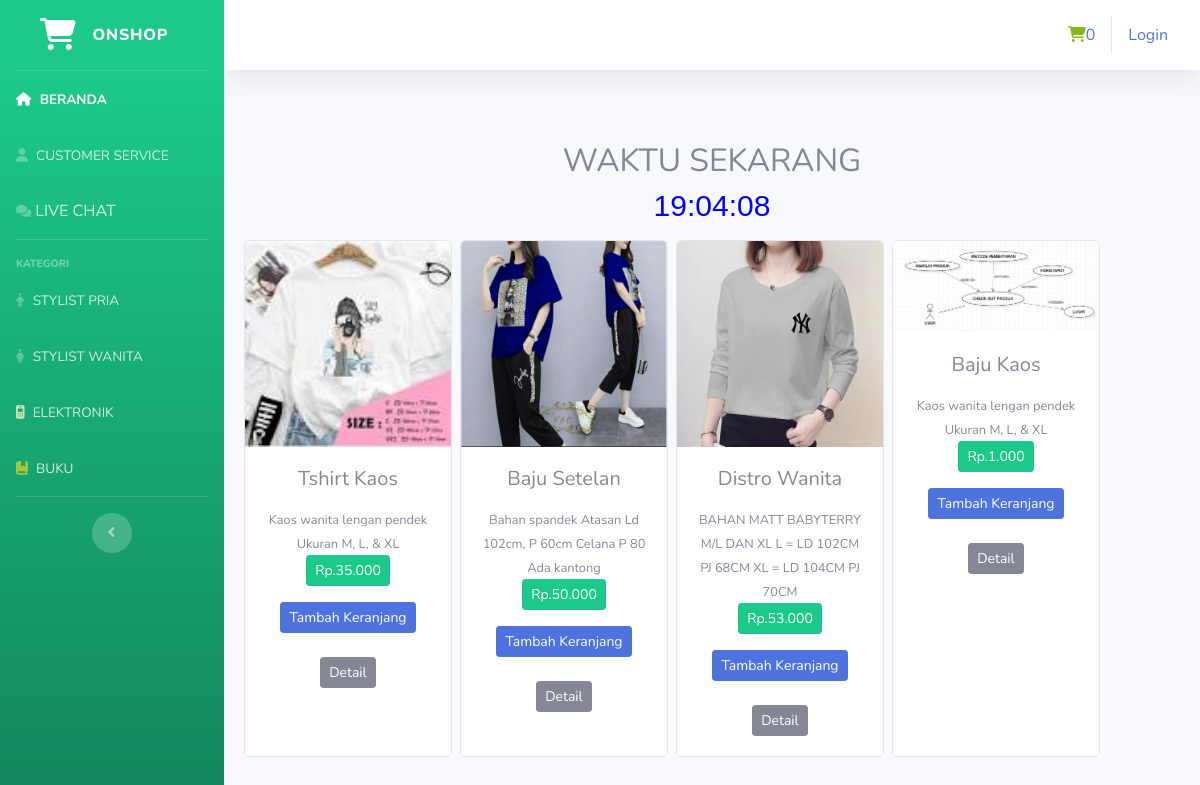
/index.php/kategori/stylish_wanita, run on the app's committed database.
### tables this page shows
CREATE TABLE `tb_barang` (
  `id_brg` int(11) NOT NULL,
  `nama_brg` varchar(120) NOT NULL,
  `spesifikasi_produk` varchar(4000) NOT NULL,
  `kategori` varchar(60) NOT NULL,
  `harga` int(11) NOT NULL,
  `stok` int(11) NOT NULL,
  `gambar` text NOT NULL
);

### application/controllers/kategori.php (called while the page is built, shortened)
<?php
class kategori extends CI_Controller
{
	public function stylish_wanita()
	{
		$data['stylish_wanita'] = $this->model_kategori->data_stylish_wanita()->result();
		$this->load->view('templates/header');
		$this->load->view('templates/sidebar');
		$this->load->view('stylish_wanita', $data);
		$this->load->view('templates/footer');
	}
}

### index.php (called while the page is built, shortened)
<?php
require_once BASEPATH.'core/CodeIgniter.php';

### application/models/model_kategori.php (called while the page is built, shortened)
<?php
class Model_kategori extends CI_Model
{
	public function data_stylish_wanita()
	{
		return $this->db->get_where("tb_barang", array('kategori' => 'STYLISH WANITA'));
	}
}

### application/views/stylish_wanita.php (the view, shortened to what this page needs)
<div class="container-fluid">
    <center>
        <br>
        <br>
        <h2>WAKTU SEKARANG</h2>
    </center>
    <center>
        <h2 style="font-size: 30px; font-family: arial; color: blue; " id="jam"></h2>
    </center>
    <div class="row text-center mt-3 mb-4">
        <?php foreach ($stylish_wanita as $brg) : ?>
            <div class="card ml-2 mb-4" style="width: 13em;">
                <img src="<?php echo base_url() . '/foto/' . $brg->gambar ?> " class="card-img-top" alt="">
                <div class="card-body">
                    <h5 class="card-title mb-3"><?php echo $brg->nama_brg ?></h5>
                    <small><?php echo $brg->spesifikasi_produk ?></small>
                    <br>
                    <span class="btn btn-sm btn-success mb-3">Rp.<?php echo number_format($brg->harga, 0, ',', '.') ?></span>
                    <br>
                    <?php echo anchor('dashboard/tambah_keranjang/' . $brg->id_brg, '<div class="btn btn-sm btn-primary">Tambah Keranjang</div>') ?>
                    <br>
                    <br>
                    <?php echo anchor('dashboard/detail/' . $brg->id_brg, '<div class="btn btn-sm btn-secondary">Detail</div>') ?>
                </div>
            </div>
        <?php endforeach; ?>
    </div>
</div>

### data on the page
tb_barang: gambar (picture), nama_brg "Tshirt Kaos", spesifikasi_produk "Kaos wanita lengan pendek Ukuran M, L, & XL", harga "35.000", id_brg "Tambah Keranjang", id_brg "Detail"
tb_barang: gambar (picture), nama_brg "Baju Setelan", spesifikasi_produk "Bahan spandek Atasan Ld 102cm, P 60cm Celana P 80 Ada kantong", harga "50.000", id_brg "Tambah Keranjang", id_brg "Detail"
tb_barang: gambar (picture), nama_brg "Distro Wanita", spesifikasi_produk "BAHAN MATT BABYTERRY M/L DAN XL L = LD 102CM PJ 68CM XL = LD 104CM PJ 70CM", harga "53.000", id_brg "Tambah Keranjang", id_brg "Detail"
tb_barang: gambar (picture), nama_brg "Baju Kaos", spesifikasi_produk "Kaos wanita lengan pendek Ukuran M, L, & XL", harga "1.000", id_brg "Tambah Keranjang", id_brg "Detail"

### other printed values
$this->cart->total_items() "0"
anchor('auth/login', 'Login') "Login"
